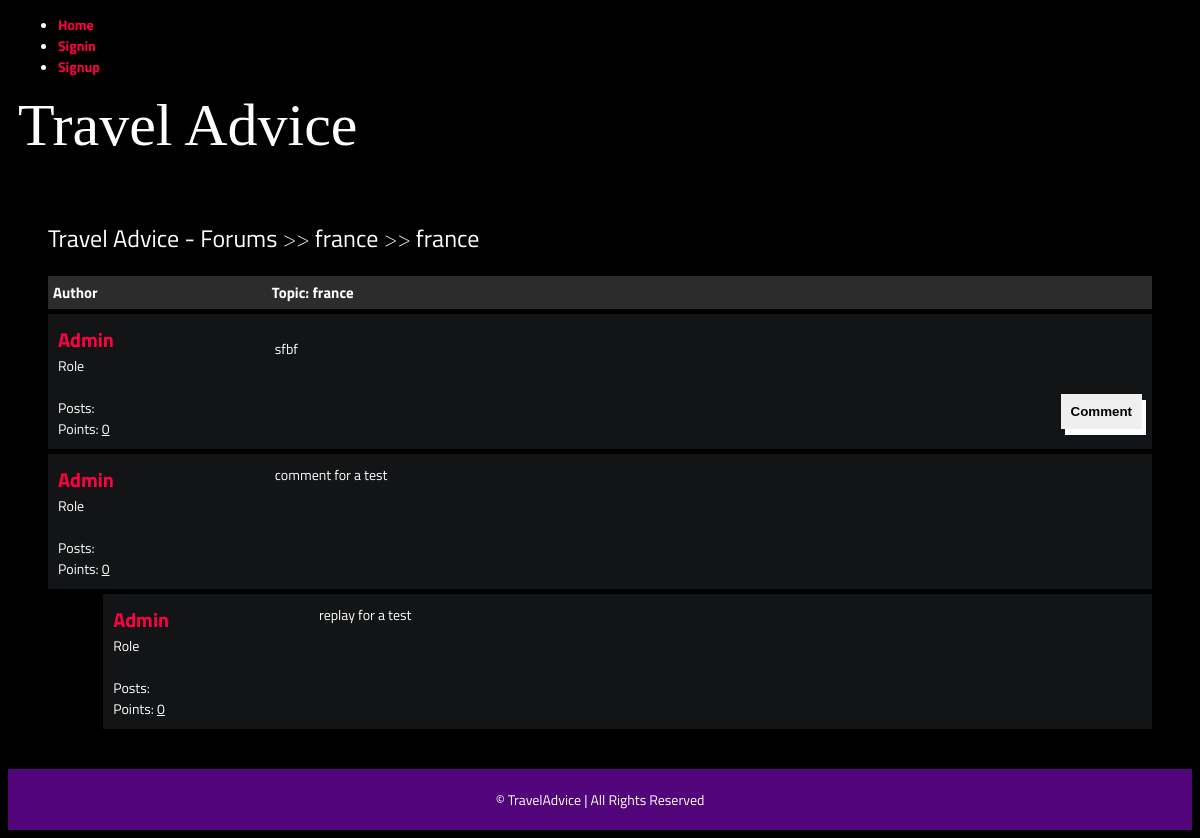
Screenshot of /forum/detail/france/ with the database file from the repository.
### forum/models.py (models this page shows, shortened)
class Post(models.Model):
    title = models.CharField(max_length=400)
    slug = models.SlugField(max_length=400, unique=True, blank=True)
    user = models.ForeignKey(Author, on_delete=models.CASCADE) #frame key of the author
    content = HTMLField()
    categories = models.ManyToManyField(Category)
    date = models.DateTimeField(auto_now_add=True)
    approved = models.BooleanField(default=False)
    tags = TaggableManager() #imported from taggit.managers
    comments = models.ManyToManyField(Comment, blank=True)
    def get_url(self):
        return reverse("detail", kwargs={
            "slug":self.slug
        })

class Category(models.Model):
    title = models.CharField(max_length=50)
    slug = models.SlugField(max_length=400, unique=True, blank=True)
    description = models.TextField(default="description")
    class Meta:
        verbose_name_plural = "categories"
    def __str__(self):
        return self.title
    def get_url(self):
        return reverse("posts", kwargs={ #imported from django.shortcuts
            "slug": self.slug
        })

class Author(models.Model):
    user = models.ForeignKey(User, on_delete=models.CASCADE)
    fullname = models.CharField(max_length=40, blank=True)
    slug = models.SlugField(max_length=400, unique=True, blank=True) # imported from django.utils.text
    bio = HTMLField() #desctription of the user imported the field from tinymce.models
    points = models.IntegerField(default=0) #check later if we need this (maybe put here the rating)

class Comment(models.Model):
    user = models.ForeignKey(Author, on_delete=models.CASCADE)
    content = models.TextField()
    date = models.DateTimeField(auto_now_add=True)
    replies = models.ManyToManyField(Reply, blank=True)

class Reply(models.Model):
    user = models.ForeignKey(Author, on_delete=models.CASCADE)
    content = models.TextField()
    date = models.DateTimeField(auto_now_add=True)
    class Meta:
        verbose_name_plural = "replies"

### forum/views.py (the view)
# urls.py: path("detail/<slug>/", detail, name="detail"),
def detail(request, slug):
    post = get_object_or_404(Post, slug=slug)
    context = {
        "post":post,
    }
    return render(request,'forum/detail.html', context)

### forum/templates/forum/detail.html (shortened to what this page needs)
{% extends 'forumsbase.html' %}
{% block content %}
    <div class="container">
        <div class="navigate">
            <span><a href="{% url 'trips' %}">Travel Advice - Forums</a> >> <a href="{{post.categories.all.0.get_url}}">{{post.categories.all.0}}</a> >> <a href="{{post.get_url}}">{{post.title}}</a></span>
        </div>
        <div class="topic-container">
            <div class="head">
                <div class="authors">Author</div>
                <div class="content">Topic: {{post.title}} </div>
            </div>
            <div class="body">
                <div class="authors">
                    <div class="username"><a href="">{{post.user.fullname|title}}</a></div>
                    <div>Role</div>
                    <div>Posts: <u>{{post.user.num_posts}}</u></div>
                    <div>Points: <u>{{post.user.points}}</u></div>
                </div>
                <div class="content">
                    {{post.content|safe}}
                    <br>
                    <div class="comment">
                        <button onclick="showComment()">Comment</button>
                    </div>
                </div>
            </div>
        </div>
{% for comment in post.comments.all %}
        <div class="comments-container">
            <div class="body">
                <div class="authors">
                    <div class="username"><a href="">{{comment.user.fullname|title}}</a></div>
                    <div>Role</div>
                    <div>Posts: <u>{{comment.user.num_posts}}</u></div>
                    <div>Points: <u>{{comment.user.points}}</u></div>
                </div>
                <div class="content">
                    {{comment.content}}
                    <br>
                </div>
            </div>
        </div>
        {% for reply in comment.replies.all %}
        <div class="comments-container" style="width: 95%; margin-left:5%;">
            <div class="body">
                <div class="authors">
                    <div class="username"><a href="">{{reply.user.fullname|title}}</a></div>
                    <div>Role</div>
                    <div>Posts: <u>{{reply.user.num_posts}}</u></div>
                    <div>Points: <u>{{reply.user.points}}</u></div>
                </div>
                <div class="content">
                    {{reply.content}}
                    <br>
                </div>
            </div>
        </div>
        {% endfor %}
        {% endfor %}
    </div>
     {% endblock content %}

### static/style.css (style rules this page uses)
* { box-sizing: border-box; }
html { font-size: 14px; font-family: 'Titillium Web', sans-serif; background-color:rgb(0,0,0); color:#FEFEFE; }
a { color:#FF0042; font-weight: bolder; text-decoration: none; }
.container { margin: 20px; padding: 20px; }
.navigate { margin-block: 20px; font-weight: lighter; font-size: 24px; }
.navigate a { color: #fff; }
.head { display: flex; background-color: #2C2C2C; padding: 5px; font-weight: bold; font-size: 15px; }
.authors { flex: 20%; }
.content { flex: 80%; }
.body { display: flex; background-color: #131415; padding: 10px; margin-top: 5px; }
.body .authors .username { font-size: 20px; }
.body .content .comment button { border:none; padding:10px; font-weight: bolder; box-shadow: 4px 6px #fff; cursor: pointer; float: right; }

### rows the page displays
Post: categories.all.0 "france", title "france", user.fullname "Admin", user.points "0", content "sfbf"
Comment: user.fullname "Admin", user.points "0", content "comment for a test"
Reply: user.fullname "Admin", user.points "0", content "replay for a test"
